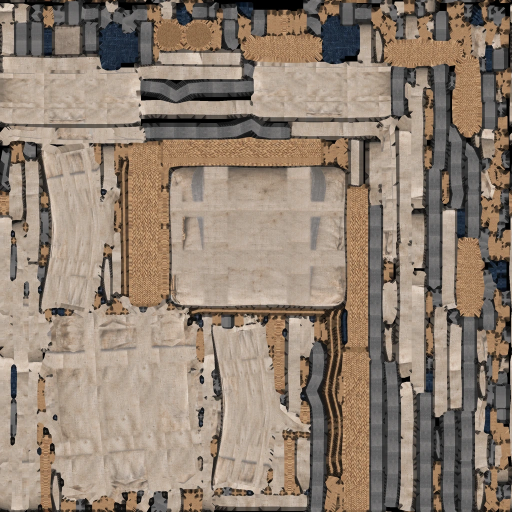
#> input picture Taierzhuang1938/Model/SichuanBlanketPack/Texture_SichuanBlanketPackBase.webp, 1024 x 1024 px (shown at 1/2 size)
$ python Script_SichuanPackReliefBake.py
#> lines starting #> are read from the running program, lines starting #| are printed output that depends on the picture
### Taierzhuang1938/_import/Script_BakePbrTexture.py
"""通用 PBR 贴图烘焙：一张源反照率（Lovart / imagegen / 扫描）→ 游戏用 Base + Normal + Orm|Orh。

口径与门槛：docs/Data_TextureAssetStandard.md。它是 _import/Script_BakeTerrainLayers.py 那套
做法（低频拉平 → 无缝 → 行列拉平 → 定色 → 高度 → 法线/AO/粗糙度）的泛化，参数按材质类取
_import/Data_TextureBakePresets.json 的预设，命令行可逐项覆盖。依赖只有 numpy + Pillow。

常用（仓库根执行）：
    python Taierzhuang1938/_import/Script_BakePbrTexture.py \\
        --source Taierzhuang1938/_shots/Gap3A_Source/Village/Gen_GreyBrickWall.png \\
        --name VillageGreyBrick --preset greyBrick --tile-m 2.0
    # 先试参数不落盘：加 --dry-run（产物进 _shots/TextureBake/<Name>/，不写 Texture/ 也不写烘焙记录）
    # 按记录原样重烘：--rebake Taierzhuang1938/_import/TextureBakes/Texture_<Name>.json

产物：
    Texture/Texture_<Name>Base.webp     sRGB 反照率，--size（默认 1024）
    Texture/Texture_<Name>Normal.webp   切线空间法线，--data-size（默认 size/2）
    Texture/Texture_<Name>Orm.webp      R=AO G=粗糙度 B=金属（glTF 顺序）     —— 或
    Texture/Texture_<Name>Orh.webp      R=AO G=粗糙度 B=高度（地形/壕沟数组用，--pack orh）
    _import/TextureBakes/Texture_<Name>.json   烘焙记录：源图 sha256、全部参数、产物 sha256/字节/尺寸、
                                               平铺与定色指标。Script_TextureStandardsTest 用它核对。
    _shots/TextureBake/<Name>/Preview_<Name>.png  3×3 平铺 + 打光预览 + 法线 + Orm（目测用，不进仓库）

法线约定（写死，文档 §3.2）：
    --normal-convention gl（默认）：OpenGL / Y+，绿 = 图像上方。对应 three MeshStandardMaterial
        以 flipY=true 采样（Script_Materials 的外部 PBR、TextureLoader 默认）。glTF 路径 flipY=false
        时 GLTFLoader 会自动把 normalScale.y 取负，同一张图照样对。
    --normal-convention terrain：绿 = 图像下方。只给地形 / 壕沟数组着色器（flipY=false、图像向下 = 世界 +Z，
        扰动直接 vec3(n.x, 0, n.y)），与 Script_BakeTerrainLayers.py 一致。
"""
import argparse
import datetime
import hashlib
import json
import os
import sys

import numpy as np
from PIL import Image

HERE = os.path.dirname(os.path.abspath(__file__))
PROJECT = os.path.dirname(HERE)
GENERATOR = "Script_BakePbrTexture.py@1"
PRESETS_PATH = os.path.join(HERE, "Data_TextureBakePresets.json")
RECORD_DIR = os.path.join(HERE, "TextureBakes")


# --------------------------------------------------------------------------------------------
# 颜色与滤波
# --------------------------------------------------------------------------------------------
def SrgbToLinear(c):
    return np.where(c <= 0.04045, c / 12.92, ((c + 0.055) / 1.055) ** 2.4)


def LinearToSrgb(c):
    c = np.clip(c, 0, 1)
    return np.where(c <= 0.0031308, c * 12.92, 1.055 * c ** (1 / 2.4) - 0.055)


def GaussianPeriodic(img, sigma):
    """周期边界的高斯模糊（FFT）。输入 H×W 或 H×W×C。"""
    h, w = img.shape[:2]
    fy = np.fft.fftfreq(h)[:, None]
    fx = np.fft.fftfreq(w)[None, :]
    kernel = np.exp(-2 * (np.pi * sigma) ** 2 * (fx * fx + fy * fy))
    if img.ndim == 2:
        return np.real(np.fft.ifft2(np.fft.fft2(img) * kernel))
    return np.stack([np.real(np.fft.ifft2(np.fft.fft2(img[..., c]) * kernel)) for c in range(img.shape[2])], -1)


def Luma(srgb):
    """标准里的「亮度」= sRGB 三通道均值（与地形烘焙、门禁同一把尺）。"""
    return srgb.mean(2)


def LinearLuminance(lin):
    return lin[..., 0] * 0.2126 + lin[..., 1] * 0.7152 + lin[..., 2] * 0.0722


# --------------------------------------------------------------------------------------------
# 去光照 / 无缝 / 定色
# --------------------------------------------------------------------------------------------
# [19 lines left out: functions FlattenLowFrequency, FlattenRowsAndColumns, not called in this run]


def HeightFromLuma(lin, size, fineWeight=0.45):
    """亮度两档带通（细颗粒 + 块面）归一化到 0..1。σ 按 1024 标定、随尺寸缩放。"""
    k = size / 1024
    lum = LinearLuminance(lin)
    fine = GaussianPeriodic(lum, 1.2 * k) - GaussianPeriodic(lum, 6 * k)
    clod = GaussianPeriodic(lum, 5 * k) - GaussianPeriodic(lum, 38 * k)
    h = fineWeight * fine / max(fine.std(), 1e-6) + (1-fineWeight) * clod / max(clod.std(), 1e-6)
    lo, hi = np.percentile(h, 0.8), np.percentile(h, 99.2)
    return np.clip((h - lo) / max(hi - lo, 1e-6), 0, 1)


def NormalizeHeight(h):
    lo, hi = np.percentile(h, 0.5), np.percentile(h, 99.5)
    return np.clip((h - lo) / max(hi - lo, 1e-6), 0, 1)


# [113 lines left out: functions BlendMask, ApplyBlend, WeldEdges1D, WeldEdges, ResizeRows, FindCourses and 2 more, not called in this run]


# --------------------------------------------------------------------------------------------
# 法线 / AO / 粗糙度
# --------------------------------------------------------------------------------------------
def NormalFromHeight(height, relief_m, tile_m, strength, convention):
    """切线空间法线。gl：n = (-dh/d右, +dh/d下, 1)，即绿 = 图像上方（-dh/d上）；
    terrain：n = (-dh/d右, -dh/d下, 1)，绿 = 图像下方。存储 rgb = n*0.5+0.5。"""
    px = tile_m / height.shape[1]
    hm = height * relief_m * strength
    gx = (np.roll(hm, -1, 1) - np.roll(hm, 1, 1)) / (2 * px)
    gy = (np.roll(hm, -1, 0) - np.roll(hm, 1, 0)) / (2 * px)
    ny = gy if convention == "gl" else -gy
    n = np.stack([-gx, ny, np.ones_like(gx)], -1)
    n /= np.linalg.norm(n, axis=-1, keepdims=True)
    return n


# [500 lines left out: functions Downsample, EdgeBrightnessSwing, BorderContrastRatio, ToneMetrics, TileMetrics, Sha256 and 9 more, not called in this run]


# [7 lines that do not run on import are left out]

### Taierzhuang1938/_import/Script_SichuanPackReliefBake.py
"""Bake cotton stress creases into the author's tangent-space normal atlas.

Only a physical normal data map is changed. The imagegen albedo is retained.
The front's 38x30 cm UV projection supplies metre-calibrated derivatives.
"""
from pathlib import Path
import io
import hashlib
import json
import numpy as np
from PIL import Image


def BakeRelief(projectPath):
    modelPath=Path(projectPath)/'Model/SichuanBlanketPack'
    imagePath=modelPath/'Texture_SichuanBlanketPackNormal.webp'
    from Script_BakePbrTexture import HeightFromLuma,NormalFromHeight,SrgbToLinear
    albedo=np.asarray(Image.open(modelPath/'Texture_SichuanBlanketPackBase.webp').convert('RGB'),dtype=np.float64)/255
    microHeight=HeightFromLuma(SrgbToLinear(albedo),1024,fineWeight=.9)
#> in SrgbToLinear, `return np.where(c <= 0.04045, c / 12.92, ((c + 0.055) / 1.055) ** 2.4)`:
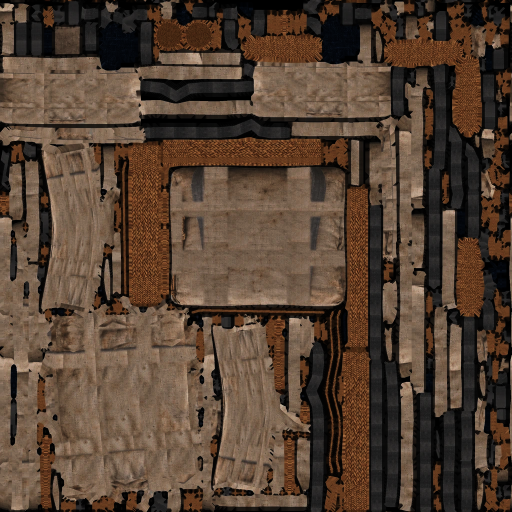
#> returned value: shape (1024, 1024, 3) float64 (shown at 1/2 size); mean of channels 0, 1, 2 0.336, 0.26, 0.201; drawn as R, G, B
#> in HeightFromLuma, `k = size / 1024`: k = 1
#> in HeightFromLuma, `clod = GaussianPeriodic(lum, 5 * k) - GaussianPeriodic(lum, 38 * k)`:
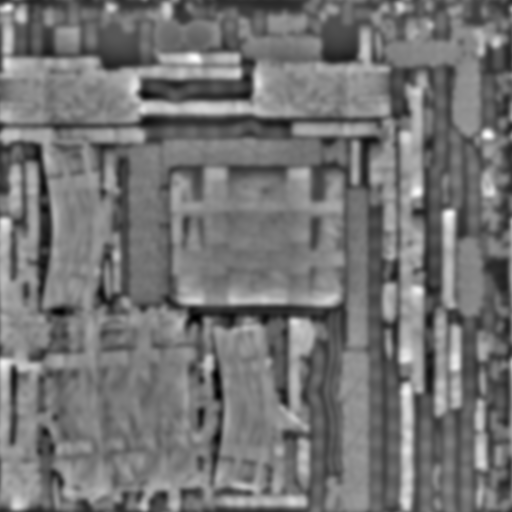
#> clod: shape (1024, 1024) float64 (shown at 1/2 size); min -0.277, max 0.333, mean 4.34e-19; drawn with min black and max white
#> in HeightFromLuma, `lo, hi = np.percentile(h, 0.8), np.percentile(h, 99.2)`: lo = -2.74; hi = 2.41
#> in HeightFromLuma, `return np.clip((h - lo) / max(hi - lo, 1e-6), 0, 1)`:
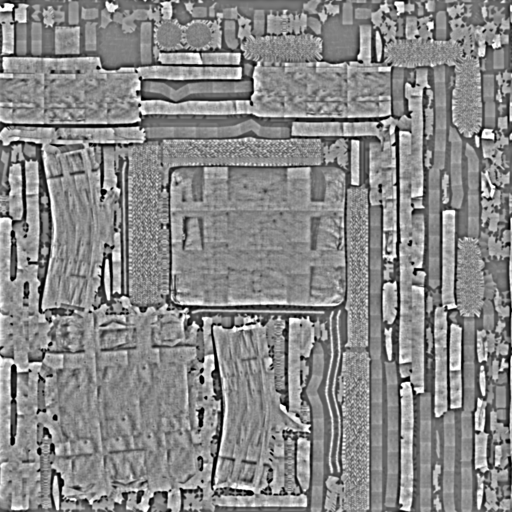
#> returned value: shape (1024, 1024) float64 (shown at 1/2 size); min 0, max 1, mean 0.532
    normal=NormalFromHeight(microHeight,.00035,.76,.65,'gl')
#> in NormalFromHeight, `gy = (np.roll(hm, -1, 0) - np.roll(hm, 1, 0)) / (2 * px)`:
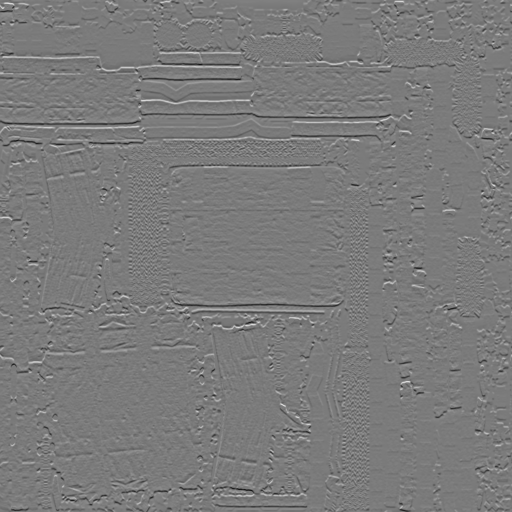
#> gy: shape (1024, 1024) float64 (shown at 1/2 size); min -0.136, max 0.146, mean 5.54e-22; drawn with min black and max white
#> in NormalFromHeight, `n = np.stack([-gx, ny, np.ones_like(gx)], -1)`:
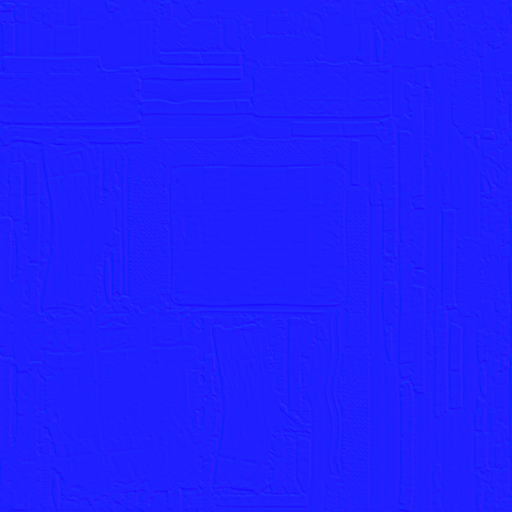
#> n: shape (1024, 1024, 3) float64 (shown at 1/2 size); mean of channels 0, 1, 2 -1.02e-20, 9.85e-19, 1; drawn with min black and max white
    normal[...,2]=np.maximum(normal[...,2],.05)
    slope=normal[...,:2]/normal[...,2:3]
    slope[:512,:512]*=2.5
    slope[:512,512:]*=10.0
    slope[512:,:512]*=3.0
    slope[512:,512:]*=2.5
    row,col=np.mgrid[:512,:512]
    x=(col/1024-.02)/.46*.38-.19
    z=(.48-row/1024)/.46*.30-.15
    height=np.zeros_like(x,dtype=np.float64)
    creases=[
        (-.19,.126,-.114,.088,.0015,.005,.004),
        (-.18,.091,-.11,.067,.0013,.004,-.003),
        (-.178,.012,-.116,.031,.0012,.004,.004),
        (-.188,-.117,-.111,-.086,.0018,.005,-.005),
        (-.169,-.143,-.116,-.105,.0012,.004,.003),
        (-.070,.137,-.025,.082,.0011,.005,.004),
        (-.068,.071,-.031,.055,.0012,.004,-.003),
        (-.067,.026,.027,.011,.0013,.006,.005),
        (-.027,-.061,.043,-.044,.0014,.005,-.004),
        (.016,-.137,.074,-.092,.0015,.005,.004),
        (.179,.021,.114,.037,.0014,.005,-.003),
        (.181,-.111,.116,-.084,.0018,.005,.003),
        (.183,-.028,.120,-.041,.0010,.004,-.005),
    ]
    for ax,az,bx,bz,amplitude,width,bend in creases:
        dx,dz=bx-ax,bz-az;length=np.hypot(dx,dz)
        t=((x-ax)*dx+(z-az)*dz)/(length*length)
        cross=(-(x-ax)*dz+(z-az)*dx)/length
        distance=cross-bend*np.sin(np.clip(t,0,1)*np.pi)
        fade=np.sin(np.clip(t,0,1)*np.pi)**.8
        ridge=np.exp(-(distance/width)**2)-.38*np.exp(-((distance-width*1.5)/(width*1.2))**2)
        height+=amplitude*ridge*fade
    edgeFade=np.minimum.reduce([np.clip(col/16,0,1),np.clip((511-col)/16,0,1),np.clip(row/16,0,1),np.clip((511-row)/16,0,1)])
    height*=edgeFade
    gradRow,gradCol=np.gradient(height)
    slope[:512,:512,0]-=gradCol/(.38/(.46*1024))
    slope[:512,:512,1]+=gradRow/(.30/(.46*1024))
    baked=np.dstack((slope,np.ones((1024,1024))))
    baked/=np.linalg.norm(baked,axis=-1,keepdims=True)
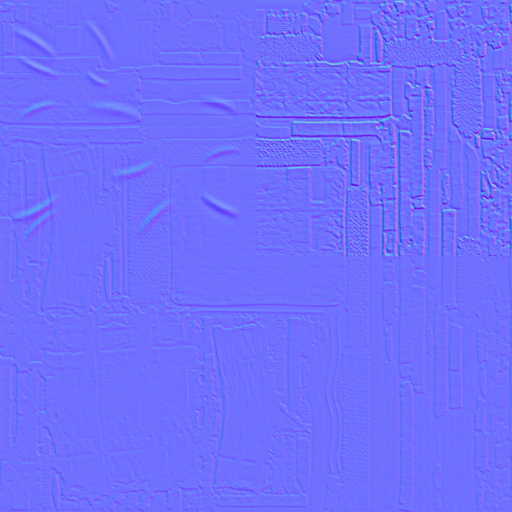
#> baked: shape (1024, 1024, 3) float64 (shown at 1/2 size); mean of channels 0, 1, 2 0.000104, 0.000131, 0.993; drawn with min black and max white
    encoded=np.rint((baked*.5+.5)*255).clip(0,255).astype(np.uint8)
    finalBytes=None;angularError=None
    for quality in (94,96,98,100):
        buffer=io.BytesIO()
        Image.fromarray(encoded,'RGB').save(buffer,format='WEBP',quality=quality,method=6,use_sharp_yuv=True)
        payload=buffer.getvalue()
        decoded=np.asarray(Image.open(io.BytesIO(payload)).convert('RGB'),dtype=np.float64)/127.5-1
        decoded/=np.maximum(np.linalg.norm(decoded,axis=-1,keepdims=True),1e-9)
        angles=np.degrees(np.arccos(np.clip(np.sum(decoded*baked,axis=-1),-1,1)))
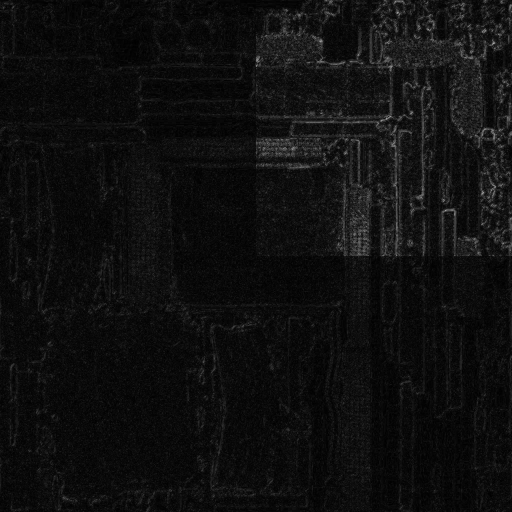
#> angles: shape (1024, 1024) float64 (shown at 1/2 size); min 0.00178, max 19.92, mean 1.21; drawn with min black and max white
        angularError={'meanDegrees':float(angles.mean()),'p99Degrees':float(np.percentile(angles,99))}
#> angularError = {'meanDegrees': 1.21, 'p99Degrees': 6.22}
        if angularError['p99Degrees']<1.75:
            finalBytes=payload;break
    if finalBytes is None:
        buffer=io.BytesIO();Image.fromarray(encoded,'RGB').save(buffer,format='WEBP',lossless=True,method=6);finalBytes=buffer.getvalue();quality='lossless'
    imagePath.write_bytes(finalBytes)
    recordPath=Path(projectPath)/'_import/SichuanBlanketPack/Data_SichuanBlanketPackTextureBake.json'
#> (the run stopped early here; a loop or call above may not have finished)
